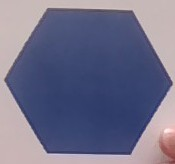
#> input picture data/blue.jpg, 175 x 164 px, given in place of the camera
$ python test_poly.py
#> lines starting #> are read from the running program, lines starting #| are printed output that depends on the picture; after the words box and inside, x2 and y2 are one past the last pixel; in counts of white or black regions, pixels touching at a corner belong together
import numpy as np
import cv2
import time


def detect_shape(contour):
    """
    Analyzes a contour to determine its geometric shape.
    Returns the name of the shape (Triangle, Square, Hexagon, Star, or undefined).
    """
    # 1. Calculate Perimeter
    perimeter = cv2.arcLength(contour, True)

    # 2. Approximate the polygon (simplify the shape)
    # Epsilon is the accuracy parameter. 0.04 (4%) is good for geometric shapes.
    approx = cv2.approxPolyDP(contour, 0.04 * perimeter, True)

    # 3. Count Corners (Vertices)
    corners = len(approx)

    shape_name = "Unknown"

    if corners == 3:
        shape_name = "Triangle"
    elif corners == 4:
        # Optional: Check aspect ratio to distinguish Square vs Rectangle
        x, y, w, h = cv2.boundingRect(approx)
        aspect_ratio = float(w) / h
        if 0.9 <= aspect_ratio <= 1.1:
            shape_name = "Square"
        else:
            shape_name = "Rectangle"
    elif corners == 5:
        shape_name = "Pentagon"
    elif corners == 6:
        shape_name = "Hexagon"
    elif corners > 8:
        # Stars usually have 10 corners (5 points + 5 inner valleys)
        # Also, stars are NOT convex (they have dents)
        if not cv2.isContourConvex(approx):
            shape_name = "Star"
        else:
            shape_name = "Circle"  # Or complex polygon

    return shape_name, approx


def run_detection():
    # Capturing video through webcam
    webcam = cv2.VideoCapture(0)

    # Kernel for noise removal (morphological operations)
    kernel = np.ones((5, 5), np.uint8)

    lasttime = time.perf_counter()

    while True:
        # FPS Calculation
        actual = time.perf_counter()
        deltatime = actual - lasttime
        lasttime = actual
        fps = int(1 / (deltatime if deltatime > 0 else 1))

        success, imageFrame = webcam.read()
#> imageFrame is the input picture: shape (164, 175, 3); mean B, G, R 137.5, 111.1, 111.5
        if not success:
            print("Failed to read from webcam")
            break

        # Convert to HSV
        hsvFrame = cv2.cvtColor(imageFrame, cv2.COLOR_BGR2HSV)
#> hsvFrame: shape (164, 175, 3); mean H, S, V 99.8, 81.2, 143.5

        # ==========================================
        # DEFINING COLOR MASKS
        # ==========================================

        # 1. RED MASK (Target: Triangle)
        # We combine two ranges: one for deep red (170-180) and one for your "terracotta" (0-20)
        lower_red1 = np.array([0, 100, 100])
        upper_red1 = np.array([20, 255, 255])
        lower_red2 = np.array([170, 100, 100])
        upper_red2 = np.array([180, 255, 255])

        mask1 = cv2.inRange(hsvFrame, lower_red1, upper_red1)
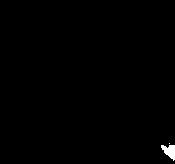
#> mask1: shape (164, 175); 0.48% white; 2 white regions (1 under 20 px), largest, box (x1, y1, x2, y2) and area: (161, 145, 175, 161) 136
        mask2 = cv2.inRange(hsvFrame, lower_red2, upper_red2)
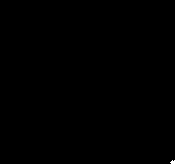
#> mask2: shape (164, 175); 0.05% white; 1 white region (1 under 20 px)
        red_mask = mask1 + mask2
#> red_mask: shape (164, 175); 0.53% white; 2 white regions (1 under 20 px), largest, box (x1, y1, x2, y2) and area: (161, 145, 175, 164) 151

        # 2. GREEN MASK (Target: Square)
        green_lower = np.array([25, 52, 72], np.uint8)
        green_upper = np.array([102, 255, 255], np.uint8)
        green_mask = cv2.inRange(hsvFrame, green_lower, green_upper)
#> green_mask: shape (164, 175); every value is 0

        # 3. BLUE MASK (Target: Hexagon)
        blue_lower = np.array([94, 80, 2], np.uint8)
        blue_upper = np.array([120, 255, 255], np.uint8)
        blue_mask = cv2.inRange(hsvFrame, blue_lower, blue_upper)
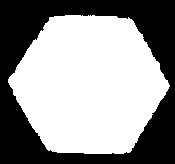
#> blue_mask: shape (164, 175); 58.4% white; 1 black region, box (x1, y1, x2, y2) and area: (0, 0, 175, 164) 11944

        # 4. ORANGE MASK (Target: Star)
        # Note: Starts at 20 to avoid overlapping too much with the Red Triangle
        orange_lower = np.array([20, 100, 100], np.uint8)
        orange_upper = np.array([40, 255, 255], np.uint8)
        orange_mask = cv2.inRange(hsvFrame, orange_lower, orange_upper)

        # ==========================================
        # PROCESSING LOOP
        # ==========================================

        # We store our targets in a list to avoid repeating code
        # Format: (Mask, Color Name, BGR Color for text, Expected Shape)
        tasks = [
            (red_mask, "Red", (0, 0, 255), "Triangle"),
            (green_mask, "Green", (0, 255, 0), "Square"),
            (blue_mask, "Blue", (255, 0, 0), "Hexagon"),
            (orange_mask, "Orange", (0, 165, 255), "Star")
        ]

        for mask, color_name, draw_color, expected_shape in tasks:

            # Clean up the mask (remove noise)
            mask = cv2.morphologyEx(mask, cv2.MORPH_CLOSE, kernel)
            mask = cv2.morphologyEx(mask, cv2.MORPH_OPEN, kernel)

            contours, _ = cv2.findContours(
                mask, cv2.RETR_TREE, cv2.CHAIN_APPROX_SIMPLE)

            for contour in contours:
                area = cv2.contourArea(contour)

                # Filter small noise
                if area > 1000:
                    # Get the shape
                    detected_shape_name, approx_poly = detect_shape(contour)

                    # LOGIC CHECK:
                    # Only draw if the detected shape matches the expected shape for that color
                    # (Or if you want to see everything, remove the 'if' check below)

                    if detected_shape_name == expected_shape:
                        x, y, w, h = cv2.boundingRect(contour)

                        # Draw Rectangle
                        cv2.rectangle(imageFrame, (x, y),
                                      (x + w, y + h), draw_color, 2)

                        # Draw the actual contour polygon
                        cv2.drawContours(
                            imageFrame, [approx_poly], 0, (255, 255, 255), 2)

                        # Label Text
                        label = f"{color_name} {detected_shape_name}"
                        cv2.putText(imageFrame, label, (x, y - 10),
                                    cv2.FONT_HERSHEY_SIMPLEX, 0.8, draw_color, 2)
#> this loop made 4 passes
#> (color_name, draw_color, expected_shape) on passes 1, 2, 4: ('Red', (0, 0, 255), 'Triangle'), ('Green', (0, 255, 0), 'Square'), ('Orange', (0, 165, 255), 'Star')
#> (color_name, draw_color, expected_shape) on pass 3: ('Blue', (255, 0, 0), 'Hexagon')
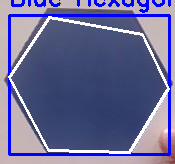
#> imageFrame: shape (164, 175, 3); 12.54% of pixels changed, all inside (x1, y1, x2, y2) = (8, 0, 171, 156)

        # Display FPS
        cv2.putText(imageFrame, f'FPS: {fps}', (10, 30), cv2.FONT_HERSHEY_SIMPLEX,
                    1, (0, 255, 255), 2)
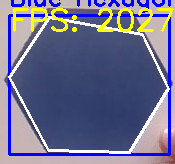
#> imageFrame: shape (164, 175, 3); 3.87% of pixels changed, all inside (x1, y1, x2, y2) = (13, 8, 174, 32)

        cv2.imshow("Shape & Color Detection", imageFrame)

        # Quit on 'q'
        if cv2.waitKey(1) & 0xFF == ord('q'):
#> (key q is pressed here)
            break

    webcam.release()
    cv2.destroyAllWindows()


if __name__ == "__main__":
    run_detection()
